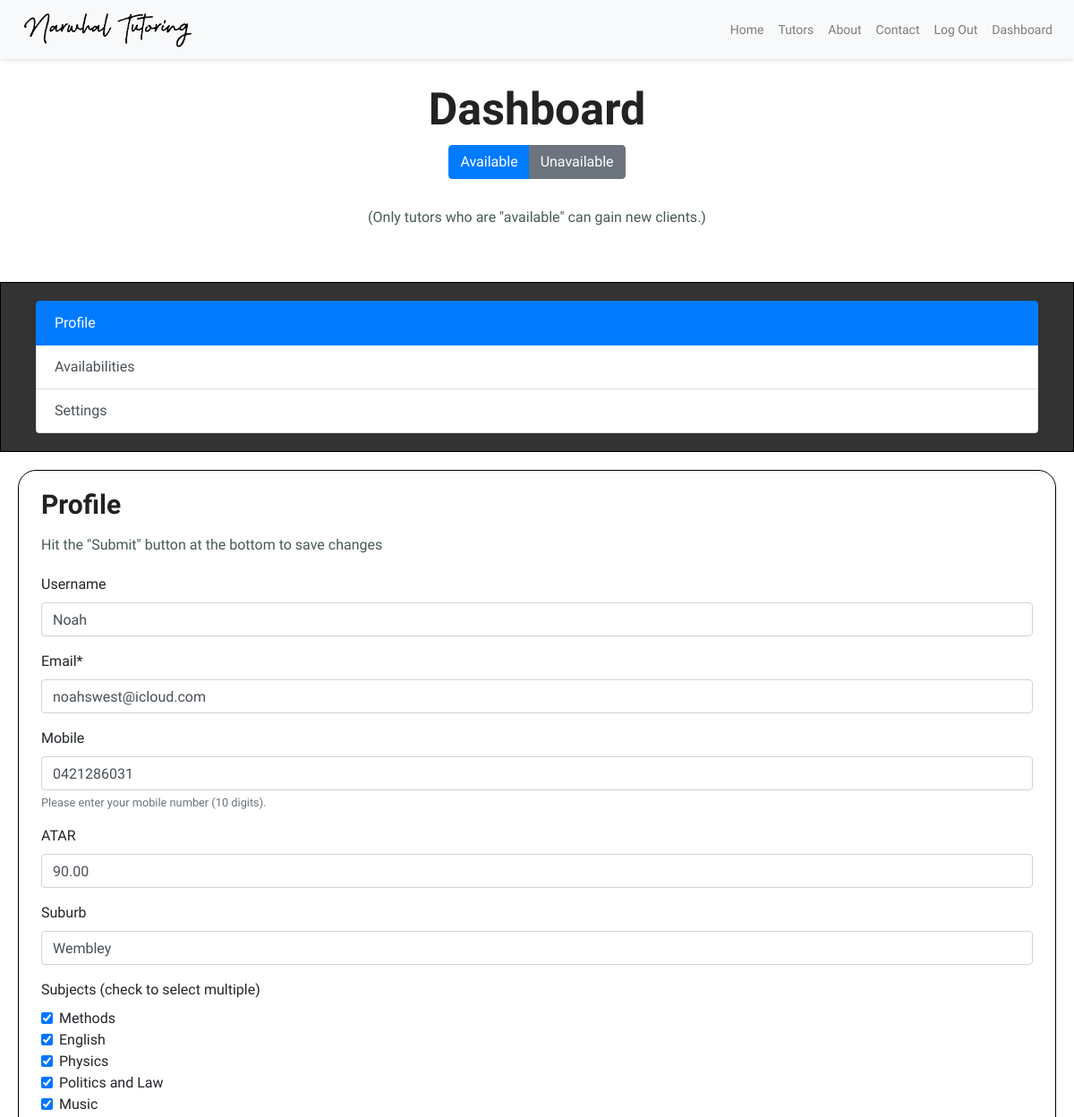
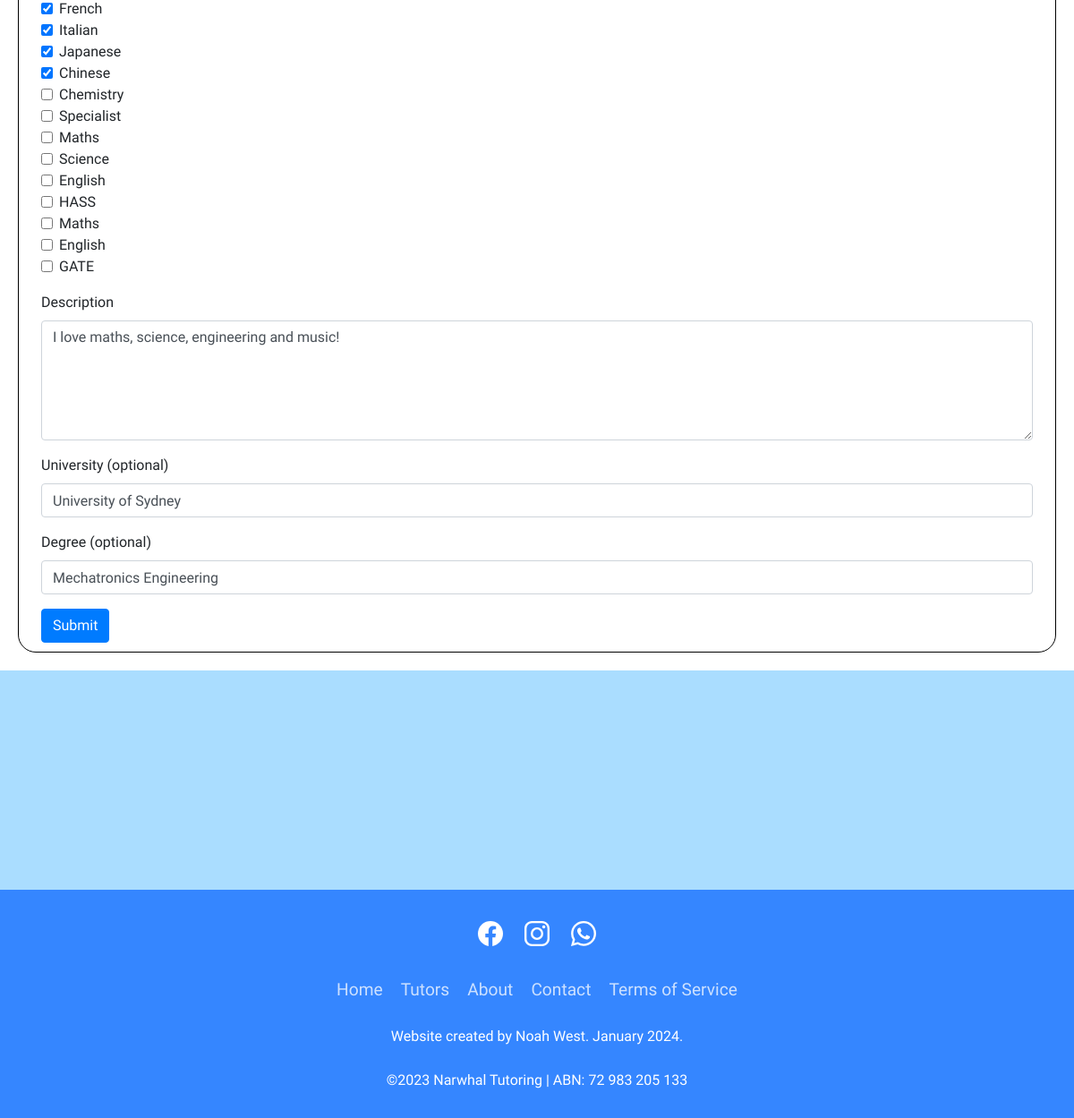
/dashboard (signed in), run on the app's committed database (2 pictures, top to bottom).
### Narwhal_Tutoring/models.py (models this page shows, shortened)
class User(AbstractUser):
    student1_name = models.CharField(max_length=100, null=True, blank=True)
    student2_name = models.CharField(max_length=100, null=True, blank=True)
    student3_name = models.CharField(max_length=100, null=True, blank=True)
    address = models.CharField(max_length=200, null=True, blank=True)
    tutor = models.BooleanField(default=False)
    mobile = models.CharField(max_length=15, null=True, blank=True)
    suburb = models.CharField(max_length=100, null=True, blank=True)
    subjects = models.ManyToManyField(Subject, related_name="tutors", blank=True)
    atar = models.DecimalField(max_digits=4, decimal_places=2, null=True, blank=True)
    description = models.TextField(blank=True)
    university = models.CharField(max_length=100, null=True, blank=True)
    degree = models.CharField(max_length=100, null=True, blank=True)
    available = models.BooleanField(default=True, blank=True)
    pfp_url = models.CharField(max_length=100, null=True, blank=True)

class Subject(models.Model):
    name = models.CharField(max_length=100)
    type = models.CharField(max_length=20)

### Narwhal_Tutoring/views.py (the view, shortened to what this page needs)
# urls.py: path("dashboard", views.dashboard, name="dashboard"),
@login_required(login_url='login')
def dashboard(request):
    subjects = Subject.objects.all()
    times = TimeSlot.objects.all()
    user = request.user
    try:
        availability = user.availability
    except TutorAvailability.DoesNotExist:
        availability = TutorAvailability(tutor=user)
        availability.save()
    return render(request, "Narwhal_Tutoring/dashboard.html", {
        "subjects": subjects,
        "times": times,
        "user": user,
    })

### Narwhal_Tutoring/templates/Narwhal_Tutoring/dashboard.html (shortened to what this page needs)
{% extends "Narwhal_Tutoring/layout.html" %}
{% load static %}
{% block body %}
<a class="navbar-brand" href="{% url 'index'%}"><img src="{% static 'images/text_logo.png' %}" alt="Example Image" class="logo"></a>
    <section class="section-p1">
        <h1 class="center-title">
            Dashboard
        </h1>
        <div class="center-title">
        {% if user.tutor %}
            <div class="btn-group mb-3" role="group" aria-label="Availability">
                <button type="button" class="btn {% if user.available %}btn-primary{% else %}btn-secondary{% endif %}" id="btnAvailable">Available</button>
                <button type="button" class="btn {% if not user.available %}btn-primary{% else %}btn-secondary{% endif %}" id="btnUnavailable">Unavailable</button>
            </div>
            <p>
                (Only tutors who are "available" can gain new clients.)
            </p>
        {% endif %}
        </div>
    </section>
    <section id="dashboard-panel">
        <div class="dashboard-nav">
            <div class="col-12">
              <div class="list-group" id="list-tab" role="tablist">
                <a class="list-group-item list-group-item-action active" id="list-profile-list" data-toggle="list" href="#list-profile" role="tab" aria-controls="profile">Profile</a>
                <a class="list-group-item list-group-item-action" id="list-availabilities-list" data-toggle="list" href="#list-availabilities" role="tab" aria-controls="availabilities">Availabilities</a>
                <a class="list-group-item list-group-item-action" id="list-settings-list" data-toggle="list" href="#list-settings" role="tab" aria-controls="settings">Settings</a>
              </div>
            </div>
        </div>
        <div class="row dashboard-content">
            <div class="col-12">
              <div class="tab-content" id="nav-tabContent">
                <div class="tab-pane fade show active" id="list-profile" role="tabpanel" aria-labelledby="list-profile-list">
                    <h3>Profile</h3>
                    <form action="{% url 'dashboard' %}#list-profile" method="post">
                        <p>Hit the "Submit" button at the bottom to save changes</p>
                        <div class="mb-3">
                            <label for="username" class="form-label">Username</label>
                            <input type="text" class="form-control" id="username" name="username" value="{{ user.username }}" required>
                        </div>
                        <div class="mb-3">
                            <label for="email" class="form-label">Email*</label>
                            <input type="email" class="form-control" id="email" name="email" value="{{ user.email }}" required>
                        </div>
                        <div class="mb-3">
                            <label for="mobile" class="form-label">Mobile</label>
                            <input type="tel" class="form-control" id="mobile" name="mobile" pattern="[0-9]{10}" placeholder="e.g., 0455555555" value="{{ user.mobile }}" required>
                            <small class="form-text text-muted">Please enter your mobile number (10 digits).</small>
                        </div>
                        {% if user.tutor %}
                            <div class="mb-3">
                                <label for="atar" class="form-label">ATAR</label>
                                <input type="number" class="form-control" id="atar" name="atar" step="0.01" value="{{ user.atar }}" required>
                            </div>
                            <div class="mb-3">
                                <label for="suburb" class="form-label">Suburb</label>
                                <input type="text" class="form-control" id="suburb" name="suburb" value="{{ user.suburb }}" required>
                            </div>
                            <div class="form-group">
                                <label>Subjects (check to select multiple)</label>
                                {% for subject in subjects %}
                                    <div class="form-check">
                                        <input class="form-check-input" type="checkbox" id="subject_{{ subject.id }}" name="subjects" value="{{ subject.id }}" {% if subject in user.subjects.all %}checked{% endif %}>
                                        <label class="form-check-label" for="subject_{{ subject.id }}">{{ subject.name }}</label>
                                    </div>
                                {% endfor %}
                            </div>
                            <div class="mb-3">
                                <label for="description" class="form-label">Description</label>
                                <textarea class="form-control" id="description" name="description" rows="5" maxlength="1000" required>{{ user.description }}</textarea>
                            </div>
                            <div class="mb-3">
                                <label for="university" class="form-label">University (optional)</label>
                                <input type="text" class="form-control" id="university" name="university" value="{{ user.university }}">
                            </div>
                            <div class="mb-3">
                                <label for="degree" class="form-label">Degree (optional)</label>
                                <input type="text" class="form-control" id="degree" name="degree" value="{{ user.degree }}">
                            </div>
                        {% endif %}
                        <button type="submit" class="btn btn-primary">Submit</button>
                    </form>
                </div>
              </div>
            </div>
          </div>
    </section>
{% endblock %}

### Narwhal_Tutoring/templates/Narwhal_Tutoring/layout.html (shortened to what this page needs)
{% load static %}
<!DOCTYPE html>
<html lang="en">
    <head>
        <link rel="stylesheet" href="https://stackpath.bootstrapcdn.com/bootstrap/4.4.1/css/bootstrap.min.css">
        <link rel="stylesheet" href="https://cdn.jsdelivr.net/npm/bootstrap-multiselect@0.9.13/dist/css/bootstrap-multiselect.css">
        <link rel="stylesheet" href="https://cdn.jsdelivr.net/npm/bootstrap-icons@1.11.3/font/bootstrap-icons.min.css">
        <link rel="stylesheet" href="{% static 'css/styles.css' %}">
    </head>
    <body>
        <nav class="navbar navbar-expand-md navbar-light bg-light fixed-top">
            <a class="navbar-brand" href="{% url 'index'%}"><img src="{% static 'images/text_logo.png' %}" alt="Example Image" class="logo"></a>
            <div class="collapse navbar-collapse" id="navbarNav">
                <ul class="navbar-nav ml-auto">
                    <li class="nav-item">
                        <a class="nav-link" href="{% url 'index' %}">Home</a>
                    </li>
                    <li class="nav-item">
                        <a class="nav-link" href="{% url 'tutors' %}">Tutors</a>
                    </li>
                    <li class="nav-item">
                        <a class="nav-link" href="{% url 'about' %}">About</a>
                    </li>
                    <li class="nav-item">
                        <a class="nav-link" href="{% url 'contact' %}">Contact</a>
                    </li>
                    {% if user.is_authenticated %}
                        <li class="nav-item">
                            <a class="nav-link" href="{% url 'logout' %}?next={{ request.path }}">Log Out</a>
                        </li>
                        <li class="nav-item">
                            <a class="nav-link" href="{% url 'dashboard' %}">Dashboard</a>
                        </li>
                    {% endif %}
                </ul>
            </div>
        </nav>
        <div class="body">
            {% block body %}
            {% endblock %}
        </div>
        <section id="footer-section">
            <footer class="footer">
                <div class="waves">
                    <div class="wave" id="wave1"></div>
                    <div class="wave" id="wave3"></div>
                </div>
                <ul class="social-icon">
                    <li class="social-icon__item"><a class="social-icon__link" href="https://www.facebook.com/profile.php?id=100088831343673">
                        <ion-icon name="logo-facebook"></ion-icon>
                    </a></li>
                    <li class="social-icon__item"><a class="social-icon__link" href="https://www.instagram.com/narwhaltutoring/">
                        <ion-icon name="logo-instagram"></ion-icon>
                    </a></li>
                    <li class="social-icon__item"><a class="social-icon__link" href="wa.link/osspof">
                        <ion-icon name="logo-whatsapp"></ion-icon>
                    </a></li>
                </ul>
                <ul class="menu">
                    <li class="menu__item"><a class="menu__link" href="{% url 'index' %}">Home</a></li>
                    <li class="menu__item"><a class="menu__link" href="{% url 'tutors' %}">Tutors</a></li>
                    <li class="menu__item"><a class="menu__link" href="{% url 'about' %}">About</a></li>
                    <li class="menu__item"><a class="menu__link" href="{% url 'contact' %}">Contact</a></li>
                    <li class="menu__item"><a class="menu__link" href="{% url 'tos' %}">Terms of Service</a></li>
                </ul>
                <p>Website created by Noah West. January 2024.</p>
                <p>&copy;2023 Narwhal Tutoring | ABN: 72 983 205 133</p>
            </footer>
        </section>
    </body>
</html>

### Narwhal_Tutoring/static/css/styles.css (style rules this page uses)
* { margin: 0; padding: 0; box-sizing: border-box; font-family: 'Spartan', sans-serif; }
h1 { font-size: 50px; line-height: 64px; font-weight: 700; color: #222; }
h3 { font-size: 30px; font-weight: 700; color: #222; }
p { font-size: 16px; color: #465b52; margin: 15px 0 20px 0; }
div { margin: 0px; }
.logo { height: 40px; }
.navbar { box-shadow: 0px 2px 4px rgba(0, 0, 0, 0.1); }
.section-p1 { padding: 40px 80px; }
.center-title { text-align: center; }
ul { font-size: 14px; margin-left: 15px; margin-bottom: 0px; }
#footer-section { display: flex; background: #aaddff; justify-content: flex-end; align-items: flex-end; min-height: 500px; }
.footer { position: relative; width: 100%; background: #3586ff; min-height: 100px; padding: 20px 50px; display: flex; justify-content: center; align-items: center; flex-direction: column; }
.social-icon, .menu { position: relative; display: flex; justify-content: center; align-items: center; margin: 10px 0; flex-wrap: wrap; }
.social-icon__item, .menu__item { list-style: none; }
.social-icon__link { font-size: 2rem; color: #fff; margin: 0 10px; display: inline-block; transition: 0.5s; }
.menu__link { font-size: 1.2rem; color: #fff; margin: 0 10px; display: inline-block; transition: 0.5s; text-decoration: none; opacity: 0.75; font-weight: 300; }
.footer p { color: #fff; margin: 15px 0 10px 0; font-size: 1rem; font-weight: 300; }
.wave { position: absolute; top: -100px; left: 0; width: 100%; height: 100px; background: url("https://i.ibb.co/wQZVxxk/wave.png"); background-size: 1000px 100px; }
.wave#wave1 { z-index: 1000; opacity: 1; animation: animateWaves 8s linear infinite; }
.wave#wave3 { z-index: 1000; opacity: 0.4; animation: animateWaves 12s linear infinite; }
.dashboard-nav { background-color: #333; border: 1px solid black; padding: 20px 2% 20px 2%; }
.dashboard-content { margin: 20px 20px 20px 20px; padding: 10px; padding-top: 20px; min-width: 400px; border: 1px solid black; border-radius: 20px; }

### data on the page
User: username "Noah", email "noahswest@icloud.com", mobile "0421286031", atar "90.00", suburb "Wembley", description "I love maths, science, engineering and music!", university "University of Sydney", degree "Mechatronics Engineering"
Subject: subjects "☑", name "Methods"
Subject: subjects "☑", name "English"
Subject: subjects "☑", name "Physics"
Subject: subjects "☑", name "Politics and Law"
Subject: subjects "☑", name "Music"
Subject: subjects "☑", name "French"
Subject: subjects "☑", name "Italian"
Subject: subjects "☑", name "Japanese"
Subject: subjects "☑", name "Chinese"
Subject: name "Chemistry"
Subject: name "Specialist"
Subject: name "Maths"
Subject: name "Science"
Subject: name "English"
Subject: name "HASS"
Subject: name "Maths"
Subject: name "English"
Subject: name "GATE"
